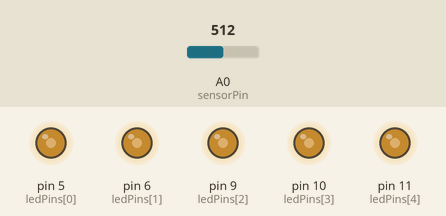
This sketch was run on a simulated Arduino Uno, built with avr-gcc and run on an emulated ATmega328P. Shown: output pins drawn as LEDs (lit = HIGH). Inputs (shaded band) come from the test bench; at power-on: A0 (sensorPin) = 512.

Above: at 1.2 s.
1.3 s: A0 (sensorPin) set to 716
At 2.5 s:
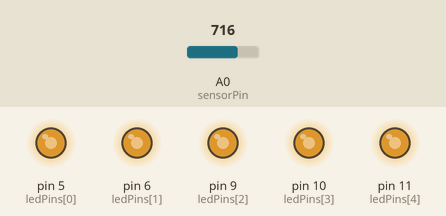
2.8 s: A0 (sensorPin) set to 900
At 3.9 s:
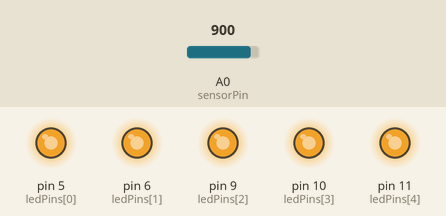
4.3 s: A0 (sensorPin) set to 122
At 5.0 s:
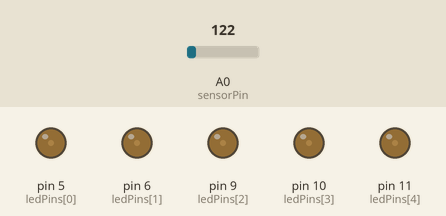
5.8 s: A0 (sensorPin) set to 0
At 6.2 s:
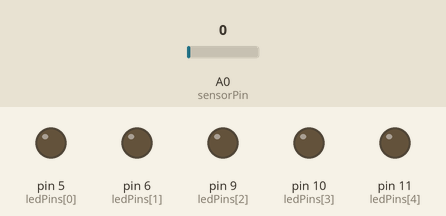
7.3 s: A0 (sensorPin) set to 511
At 8.5 s:
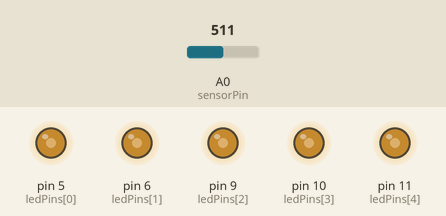
Timing chart, 0 to 9.8 s (numbered marks = the images above; inputs shaded):
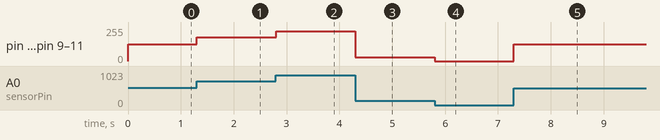

The sketch:

CRX_ADKL3_05C.ino
```cpp
/*
  MULTIPLE LEDs: Dimming the LEDs!
*/

// use an "array" to keep track of all LED pins
int ledPins[] = {5,6,9,10,11};
int sensorPin = A0;

void setup() {

  int index; // a variable to keep track of the “for()” loop

  for(index = 0; index <= 4; index++) {
    pinMode(ledPins[index], OUTPUT);
    // ledPins[index] is replaced by the value in the array.
    // For example, ledPins[0] is 5
  }
}

void loop() {
  int index;
  int sensorValue;

  sensorValue = analogRead(sensorPin);

  // analogRead return a value ranging 0-1023 but the function
  // analogWrite, which simulate an analog output signal from
  // 0-5V using a technique called PWM only accept 0-255 as
  // an argument, we will use the "map" function to convert
  // 0-1023 to 0-255

  sensorValue = map(sensorValue, 0, 1023, 0, 255);

  for(index = 0; index < 5; index++) {
    analogWrite(ledPins[index], sensorValue);
  }

}
```

Measured:
- after the input at 1.3 s, pin 5 (ledPins[0]), pin 6 (ledPins[1]), pin 9 (ledPins[2]), pin 10 (ledPins[3]), pin 11 (ledPins[4]): 127/255 → 178/255 at once
- after the input at 2.8 s, pin 5 (ledPins[0]), pin 6 (ledPins[1]), pin 9 (ledPins[2]), pin 10 (ledPins[3]), pin 11 (ledPins[4]): 178/255 → 224/255 at once
- after the input at 4.3 s, pin 5 (ledPins[0]), pin 6 (ledPins[1]), pin 9 (ledPins[2]), pin 10 (ledPins[3]), pin 11 (ledPins[4]): 224/255 → 30/255 at once
- after the input at 5.8 s, pin 5 (ledPins[0]), pin 6 (ledPins[1]), pin 9 (ledPins[2]), pin 10 (ledPins[3]), pin 11 (ledPins[4]): 30/255 → 0/255 at once
- after the input at 7.3 s, pin 5 (ledPins[0]), pin 6 (ledPins[1]), pin 9 (ledPins[2]), pin 10 (ledPins[3]), pin 11 (ledPins[4]): 0/255 → 127/255 at once
